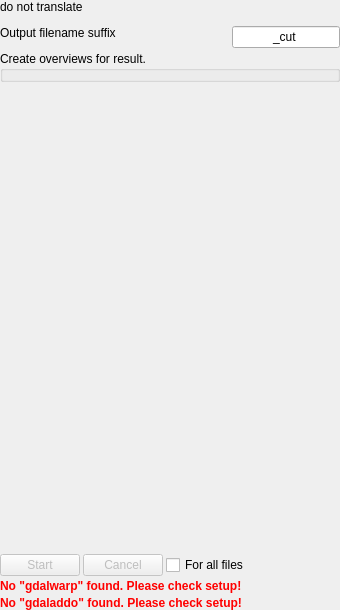
<?xml version="1.0" encoding="UTF-8"?>
<ui version="4.0">
 <class>IToolCutMap</class>
 <widget class="QWidget" name="IToolCutMap">
  <property name="geometry">
   <rect>
    <x>0</x>
    <y>0</y>
    <width>340</width>
    <height>610</height>
   </rect>
  </property>
  <property name="windowTitle">
   <string>Form</string>
  </property>
  <layout class="QVBoxLayout" name="verticalLayout_4">
   <property name="spacing">
    <number>3</number>
   </property>
   <property name="leftMargin">
    <number>0</number>
   </property>
   <property name="topMargin">
    <number>0</number>
   </property>
   <property name="rightMargin">
    <number>0</number>
   </property>
   <property name="bottomMargin">
    <number>0</number>
   </property>
   <item>
    <widget class="QFrame" name="frame">
     <property name="frameShape">
      <enum>QFrame::NoFrame</enum>
     </property>
     <property name="frameShadow">
      <enum>QFrame::Plain</enum>
     </property>
     <layout class="QVBoxLayout" name="verticalLayout">
      <property name="spacing">
       <number>3</number>
      </property>
      <property name="leftMargin">
       <number>0</number>
      </property>
      <property name="topMargin">
       <number>0</number>
      </property>
      <property name="rightMargin">
       <number>0</number>
      </property>
      <property name="bottomMargin">
       <number>0</number>
      </property>
      <item>
       <widget class="QLabel" name="labelHelp">
        <property name="text">
         <string>do not translate</string>
        </property>
        <property name="textFormat">
         <enum>Qt::RichText</enum>
        </property>
        <property name="wordWrap">
         <bool>true</bool>
        </property>
       </widget>
      </item>
      <item>
       <widget class="CItemListWidget" name="itemList" native="true"/>
      </item>
      <item>
       <widget class="QFrame" name="frameInput">
        <property name="frameShape">
         <enum>QFrame::NoFrame</enum>
        </property>
        <property name="frameShadow">
         <enum>QFrame::Plain</enum>
        </property>
        <layout class="QVBoxLayout" name="verticalLayout_2">
         <property name="leftMargin">
          <number>0</number>
         </property>
         <property name="topMargin">
          <number>0</number>
         </property>
         <property name="rightMargin">
          <number>0</number>
         </property>
         <property name="bottomMargin">
          <number>0</number>
         </property>
         <item>
          <widget class="QStackedWidget" name="stackedWidget">
           <property name="sizePolicy">
            <sizepolicy hsizetype="Preferred" vsizetype="Maximum">
             <horstretch>0</horstretch>
             <verstretch>0</verstretch>
            </sizepolicy>
           </property>
          </widget>
         </item>
         <item>
          <layout class="QHBoxLayout" name="horizontalLayout_2">
           <item>
            <widget class="QLabel" name="label_2">
             <property name="sizePolicy">
              <sizepolicy hsizetype="Expanding" vsizetype="Preferred">
               <horstretch>0</horstretch>
               <verstretch>0</verstretch>
              </sizepolicy>
             </property>
             <property name="text">
              <string>Output filename suffix</string>
             </property>
             <property name="alignment">
              <set>Qt::AlignLeading|Qt::AlignLeft|Qt::AlignTop</set>
             </property>
             <property name="wordWrap">
              <bool>true</bool>
             </property>
            </widget>
           </item>
           <item>
            <widget class="QLineEdit" name="lineSuffix">
             <property name="sizePolicy">
              <sizepolicy hsizetype="Preferred" vsizetype="Fixed">
               <horstretch>0</horstretch>
               <verstretch>0</verstretch>
              </sizepolicy>
             </property>
             <property name="text">
              <string>_cut</string>
             </property>
             <property name="alignment">
              <set>Qt::AlignCenter</set>
             </property>
            </widget>
           </item>
          </layout>
         </item>
        </layout>
       </widget>
      </item>
      <item>
       <widget class="CToolOverviewGroupBox" name="groupOverviews">
        <property name="title">
         <string>Create overviews for result.</string>
        </property>
       </widget>
      </item>
      <item>
       <spacer name="verticalSpacer">
        <property name="orientation">
         <enum>Qt::Vertical</enum>
        </property>
        <property name="sizeHint" stdset="0">
         <size>
          <width>0</width>
          <height>0</height>
         </size>
        </property>
       </spacer>
      </item>
      <item>
       <layout class="QHBoxLayout" name="horizontalLayout">
        <property name="spacing">
         <number>3</number>
        </property>
        <item>
         <widget class="QPushButton" name="pushStart">
          <property name="enabled">
           <bool>false</bool>
          </property>
          <property name="text">
           <string>Start</string>
          </property>
          <property name="icon">
           <iconset resource="../resources.qrc">
            <normaloff>:/icons/32x32/Apply.png</normaloff>:/icons/32x32/Apply.png</iconset>
          </property>
         </widget>
        </item>
        <item>
         <widget class="QPushButton" name="pushCancel">
          <property name="enabled">
           <bool>false</bool>
          </property>
          <property name="text">
           <string>Cancel</string>
          </property>
          <property name="icon">
           <iconset resource="../resources.qrc">
            <normaloff>:/icons/32x32/Cancel.png</normaloff>:/icons/32x32/Cancel.png</iconset>
          </property>
         </widget>
        </item>
        <item>
         <widget class="QCheckBox" name="checkAllFiles">
          <property name="text">
           <string>For all files</string>
          </property>
         </widget>
        </item>
        <item>
         <spacer name="horizontalSpacer">
          <property name="orientation">
           <enum>Qt::Horizontal</enum>
          </property>
          <property name="sizeHint" stdset="0">
           <size>
            <width>40</width>
            <height>20</height>
           </size>
          </property>
         </spacer>
        </item>
       </layout>
      </item>
     </layout>
    </widget>
   </item>
   <item>
    <widget class="QLabel" name="labelNoGdalwarp">
     <property name="text">
      <string>&lt;b style='color: red;'&gt;No &quot;gdalwarp&quot; found. Please check setup!&lt;/b&gt;</string>
     </property>
     <property name="wordWrap">
      <bool>true</bool>
     </property>
    </widget>
   </item>
   <item>
    <widget class="QLabel" name="labelNoGdaladdo">
     <property name="text">
      <string>&lt;b style='color: red;'&gt;No &quot;gdaladdo&quot; found. Please check setup!&lt;/b&gt;</string>
     </property>
     <property name="wordWrap">
      <bool>true</bool>
     </property>
    </widget>
   </item>
  </layout>
 </widget>
 <customwidgets>
  <customwidget>
   <class>CItemListWidget</class>
   <extends>QWidget</extends>
   <header>items/CItemListWidget.h</header>
   <container>1</container>
  </customwidget>
  <customwidget>
   <class>CToolOverviewGroupBox</class>
   <extends>QGroupBox</extends>
   <header>tool/CToolOverviewGroupBox.h</header>
   <container>1</container>
  </customwidget>
 </customwidgets>
 <resources>
  <include location="../resources.qrc"/>
 </resources>
 <connections/>
</ui>
